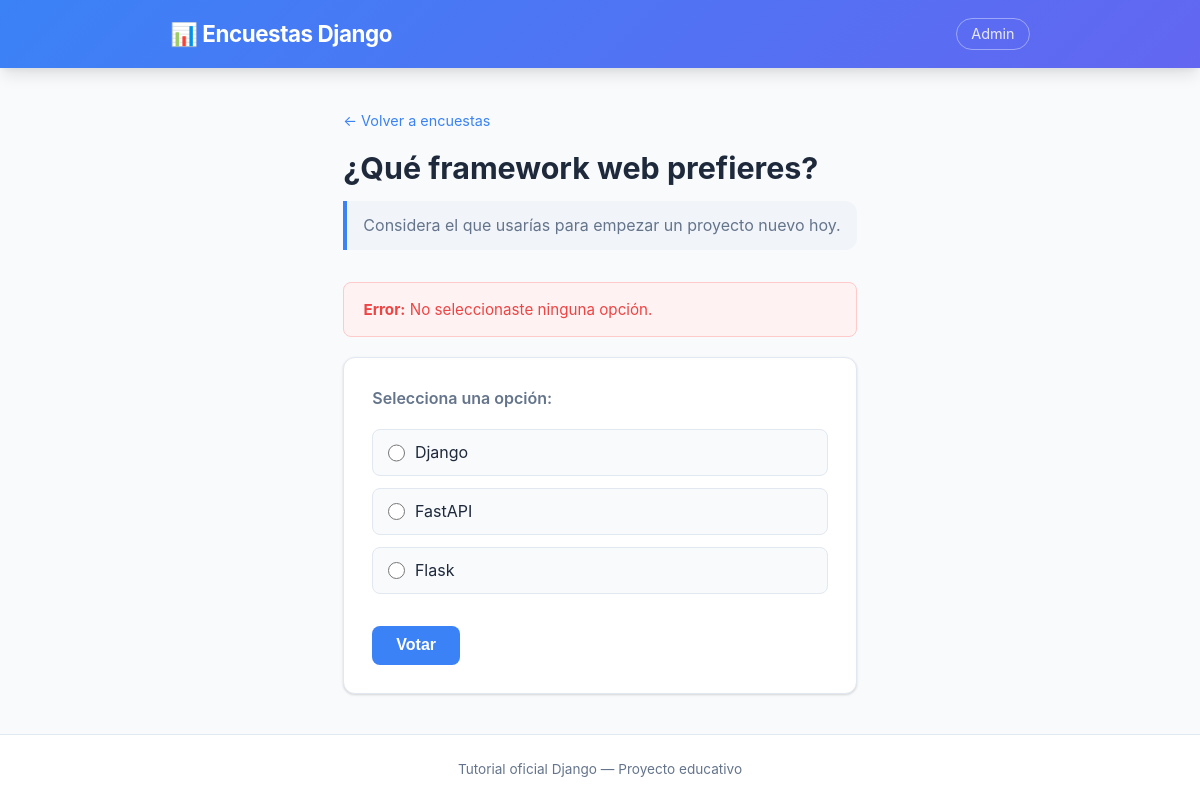
/polls/2/vote/, run on the app's committed database.
### polls/models.py (models this page shows, shortened)
class Question(models.Model):
    question_text = models.CharField(max_length=200, verbose_name="Pregunta")
    description = models.TextField(
        blank=True,
        default="",
        verbose_name="Descripción",
        help_text="Descripción opcional para dar más contexto a la encuesta.",
    )
    pub_date = models.DateTimeField("Fecha de publicación")
    def was_published_recently(self):
        now = timezone.now()
        return now - datetime.timedelta(days=1) <= self.pub_date <= now
    was_published_recently.admin_order_field = "pub_date"
    was_published_recently.boolean = True
    was_published_recently.short_description = "¿Publicada recientemente?"

class Choice(models.Model):
    question = models.ForeignKey(Question, on_delete=models.CASCADE)
    choice_text = models.CharField(max_length=200, verbose_name="Opción")
    votes = models.IntegerField(default=0, verbose_name="Votos")

### polls/views.py (the view)
# urls.py: path("<int:question_id>/vote/", views.vote, name="vote"),
def vote(request, question_id):
    question = get_object_or_404(Question, pk=question_id)
    try:
        selected_choice = question.choice_set.get(pk=request.POST["choice"])
    except (KeyError, Choice.DoesNotExist):
        return render(
            request,
            "polls/detail.html",
            {
                "question": question,
                "error_message": "No seleccionaste ninguna opción.",
            },
        )
    else:
        selected_choice.votes = F("votes") + 1
        selected_choice.save()
        return HttpResponseRedirect(reverse("polls:results", args=(question.id,)))

### polls/templates/polls/detail.html (shortened to what this page needs)
{% extends "polls/base.html" %}
{% block content %}
<div class="page-header">
    <a href="{% url 'polls:index' %}" class="back-link">&larr; Volver a encuestas</a>
    <h1>{{ question.question_text }}</h1>
    {% if question.description %}
        <p class="question-description-detail">{{ question.description }}</p>
    {% endif %}
</div>
{% if error_message %}
    <div class="alert alert-error">
        <strong>Error:</strong> {{ error_message }}
    </div>
{% endif %}
<form action="{% url 'polls:vote' question.id %}" method="post" class="vote-form">
    <fieldset>
        <legend>Selecciona una opción:</legend>
        {% for choice in question.choice_set.all %}
        <div class="choice-option">
            <label>
                <input type="radio" name="choice" id="choice{{ forloop.counter }}" value="{{ choice.id }}">
                {{ choice.choice_text }}
            </label>
        </div>
        {% endfor %}
    </fieldset>
    <button type="submit" class="btn btn-primary">Votar</button>
</form>
{% endblock %}

### polls/static/polls/style.css (style rules this page uses)
:root { --primary: #3b82f6; --primary-dark:#1d4ed8; --accent: #6366f1; --bg: #f8fafc; --surface: #ffffff; --border: #e2e8f0; --text: #1e293b; --text-muted: #64748b; --success: #22c55e; --error: #ef4444; --radius: 0.75rem; --shadow: 0 1px 3px rgba(0,0,0,.1), 0 1px 2px rgba(0,0,0,.06); --shadow-lg: 0 10px 15px -3px rgba(0,0,0,.1), 0 4px 6px -2px rgba(0,0,0,.05); }
*, *::before, *::after { box-sizing: border-box; margin: 0; padding: 0; }
body { font-family: -apple-system, BlinkMacSystemFont, "Segoe UI", Roboto, "Helvetica Neue", Arial, sans-serif; background: var(--bg); color: var(--text); line-height: 1.6; min-height: 100vh; display: flex; flex-direction: column; }
.page-header { margin-bottom: 2rem; }
.page-header h1 { font-size: 1.9rem; font-weight: 700; color: var(--text); margin-bottom: 0.3rem; }
.back-link { display: inline-block; color: var(--primary); text-decoration: none; font-size: 0.9rem; margin-bottom: 0.75rem; transition: color 0.15s; }
.question-description-detail { color: var(--text-muted); font-size: 1rem; margin-top: 0.5rem; padding: 0.75rem 1rem; background: #f1f5f9; border-left: 4px solid var(--primary); border-radius: 0 var(--radius) var(--radius) 0; }
.vote-form { background: var(--surface); border: 1px solid var(--border); border-radius: var(--radius); padding: 1.75rem; box-shadow: var(--shadow); }
.vote-form fieldset { border: none; }
.vote-form legend { font-size: 1rem; font-weight: 600; color: var(--text-muted); margin-bottom: 1.1rem; }
.choice-option { margin-bottom: 0.75rem; }
.choice-option label { display: flex; align-items: center; gap: 0.6rem; cursor: pointer; padding: 0.6rem 0.9rem; border: 1px solid var(--border); border-radius: 0.5rem; background: var(--bg); font-size: 1rem; transition: border-color 0.2s, background 0.2s; }
.choice-option input[type="radio"] { accent-color: var(--primary); width: 1.1rem; height: 1.1rem; }
.btn { display: inline-block; padding: 0.65rem 1.5rem; font-size: 1rem; font-weight: 600; border-radius: 0.5rem; cursor: pointer; text-decoration: none; border: none; margin-top: 1.25rem; transition: background 0.2s, transform 0.1s; }
.btn-primary { background: var(--primary); color: #fff; }
.alert { padding: 0.9rem 1.2rem; border-radius: 0.5rem; margin-bottom: 1.25rem; font-size: 0.95rem; }
.alert-error { background: #fef2f2; border: 1px solid #fecaca; color: var(--error); }

### data on the page
Question: question_text "¿Qué framework web prefieres?", description "Considera el que usarías para empezar un proyecto nuevo hoy."
Choice: choice_text "Django"
Choice: choice_text "FastAPI"
Choice: choice_text "Flask"

### other printed values
{{ error_message }} "No seleccionaste ninguna opción."
